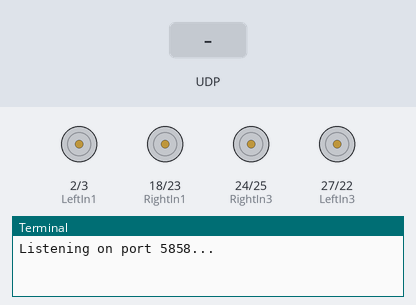
A program run on a simulated Raspberry Pi (BCM pin numbers). Parts: motor-driver pin pairs drawn as motors (green arrow = first pin HIGH = forward, orange = second pin HIGH = backward, longer = more drive), the last lines printed to the terminal. The inputs (shaded band) are chosen by the test bench.

Above: at 1.2 s.
1.3 s: UDP packet "car:left" arrives
At 2.4 s:
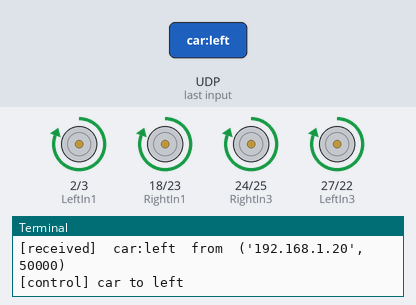
2.8 s: UDP packet "car:right" arrives
At 3.6 s:
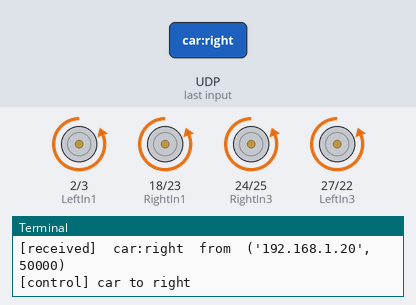
4.3 s: UDP packet "car:forward" arrives
At 4.7 s:
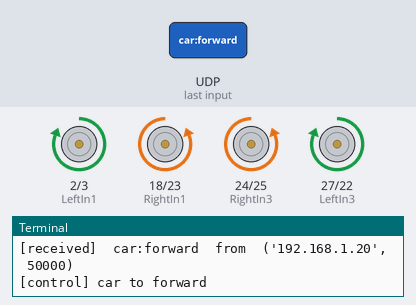
5.8 s: UDP packet "car:back" arrives
At 7.1 s:
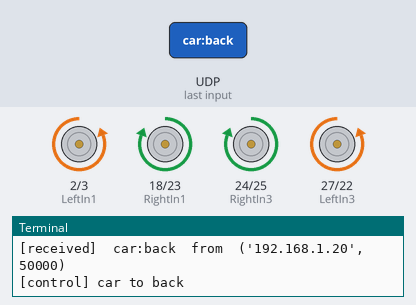
Timing chart, 0 to 8.3 s (numbered marks = the images above; inputs shaded):
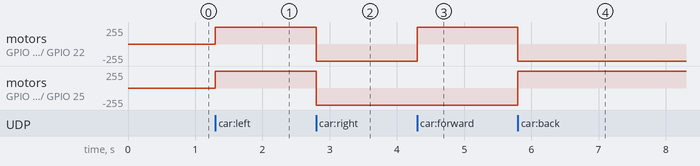

The program:

main.py
```python
#!/usr/bin/env python
# -*- coding:UTF-8 -*-

######################################################################################
##
##  Copyright (c) 2009-2016, Olive Software.
##  All rights reserved.
##  Redistribution and use in source and binary forms, with or without
##  modification, are permitted provided that the following conditions are met:
##
##     * Redistributions of source code must retain the above copyright
##       notice, this list of conditions and the following disclaimer.
##     * Redistributions in binary form must reproduce the above copyright
##       notice, this list of conditions and the following disclaimer in the
##       documentation and/or other materials provided with the distribution.
##     * Neither the name of the Olive nor the
##       names of its contributors may be used to endorse or promote products
##       derived from this software without specific prior written permission.
##
##  THIS SOFTWARE IS PROVIDED BY OLIVE AND CONTRIBUTORS "AS IS" AND ANY EXPRESS
##  OR IMPLIED WARRANTIES, INCLUDING, BUT NOT LIMITED TO, THE IMPLIED WARRANTIES
##  OF MERCHANTABILITY AND FITNESS FOR A PARTICULAR PURPOSE ARE DISCLAIMED.
##  IN NO EVENT SHALL OLIVE AND CONTRIBUTORS BE LIABLE FOR ANY DIRECT, INDIRECT,
##  INCIDENTAL, SPECIAL, EXEMPLARY, OR CONSEQUENTIAL DAMAGES (INCLUDING, BUT NOT
##  LIMITED TO, PROCUREMENT OF SUBSTITUTE GOODS OR SERVICES;LOSS OF USE, DATA,
##  OR PROFITS; OR BUSINESS INTERRUPTION) HOWEVER CAUSED AND ON ANY THEORY OF
##  LIABILITY, WHETHER IN CONTRACT, STRICT LIABILITY, OR TORT (INCLUDING
##  NEGLIGENCE OR OTHERWISE) ARISING IN ANY WAY OUT OF THE USE OF THIS SOFTWARE,
##  EVEN IF ADVISED OF THE POSSIBILITY OF SUCH DAMAGE.
##
##  树莓派接受信息，并处理的Main程序
##  2016-5-13 Richard@olive.fm
##
######################################################################################

import socket
import binascii
import pgio_car as car
import raspberry

car.init()
car.stop()

address = ('', 5858)
s = socket.socket(socket.AF_INET, socket.SOCK_DGRAM)
s.bind(address)


print "Listening on port 5858..."
while True:
    data, addr = s.recvfrom(2048)
    if not data:
        print "client has exist"
        break
    print "[received] ",data ," from ",addr

    if(data=="car:left"):
        car.left()
        print "[control] car to left"

    elif(data=="car:right"):
        car.right()
        print "[control] car to right"

    elif(data=="car:forward"):
        car.forward()
        print "[control] car to forward"

    elif(data=="car:back"):
        car.back()
        print "[control] car to back"

    elif(data=="car:stop"):
        car.stop()
        print "[control] car to stop"

    elif(data=="board:cpu_temperature"):
        send_str='board:cpu_temperature='+raspberry.get_cpu_temp()
        s.sendto(send_str,addr)


    elif(data=="board:gpu_temperature"):
        send_str='board:gpu_temperature='+raspberry.get_gpu_temp()
        s.sendto(send_str,addr)
        print "[send] ", send_str, "to", addr

    elif(data=="board:time"):
        send_str='board:time='+raspberry.get_time_now()
        s.sendto(send_str,addr)
        print "[send] ", send_str, "to", addr

    elif(data=="board:ip_info"):
        send_str='board:ip_info='+raspberry.get_ip_info()
        s.sendto(send_str,addr)
        print "[send] ", send_str, "to", addr

    elif(data=="board:mem_info"):
        free,total =raspberry.get_mem_info()
        send_str='board:mem_info='+free+","+total
        s.sendto(send_str,addr)
        print "[send] ", send_str, "to", addr

s.close()
```

pgio_car.py
```python
#!/usr/bin/env python
# -*- coding:UTF-8 -*-

######################################################################################
##
##  Copyright (c) 2009-2016, Olive Software.
##  All rights reserved.
##  Redistribution and use in source and binary forms, with or without
##  modification, are permitted provided that the following conditions are met:
##
##     * Redistributions of source code must retain the above copyright
##       notice, this list of conditions and the following disclaimer.
##     * Redistributions in binary form must reproduce the above copyright
##       notice, this list of conditions and the following disclaimer in the
##       documentation and/or other materials provided with the distribution.
##     * Neither the name of the Olive nor the
##       names of its contributors may be used to endorse or promote products
##       derived from this software without specific prior written permission.
##
##  THIS SOFTWARE IS PROVIDED BY OLIVE AND CONTRIBUTORS "AS IS" AND ANY EXPRESS
##  OR IMPLIED WARRANTIES, INCLUDING, BUT NOT LIMITED TO, THE IMPLIED WARRANTIES
##  OF MERCHANTABILITY AND FITNESS FOR A PARTICULAR PURPOSE ARE DISCLAIMED.
##  IN NO EVENT SHALL OLIVE AND CONTRIBUTORS BE LIABLE FOR ANY DIRECT, INDIRECT,
##  INCIDENTAL, SPECIAL, EXEMPLARY, OR CONSEQUENTIAL DAMAGES (INCLUDING, BUT NOT
##  LIMITED TO, PROCUREMENT OF SUBSTITUTE GOODS OR SERVICES;LOSS OF USE, DATA,
##  OR PROFITS; OR BUSINESS INTERRUPTION) HOWEVER CAUSED AND ON ANY THEORY OF
##  LIABILITY, WHETHER IN CONTRACT, STRICT LIABILITY, OR TORT (INCLUDING
##  NEGLIGENCE OR OTHERWISE) ARISING IN ANY WAY OUT OF THE USE OF THIS SOFTWARE,
##  EVEN IF ADVISED OF THE POSSIBILITY OF SUCH DAMAGE.
##
##  树莓派Car有关的函数
##  2016-5-13 Richard@olive.fm
##
######################################################################################
import RPi.GPIO as GPIO
import time

LeftIn1= 2
LeftIn2= 3
LeftIn3= 27
LeftIn4= 22
RightIn1= 18
RightIn2= 23
RightIn3= 24
RightIn4= 25

def init():
    GPIO.setwarnings(False)
    GPIO.setmode(GPIO.BCM)
    GPIO.setup(LeftIn1,GPIO.OUT)
    GPIO.setup(LeftIn2,GPIO.OUT)
    GPIO.setup(LeftIn3,GPIO.OUT)
    GPIO.setup(LeftIn4,GPIO.OUT)
    GPIO.setup(RightIn1,GPIO.OUT)
    GPIO.setup(RightIn2,GPIO.OUT)
    GPIO.setup(RightIn3,GPIO.OUT)
    GPIO.setup(RightIn4,GPIO.OUT)


def stop():
    GPIO.output(LeftIn1,False)
    GPIO.output(LeftIn2,False)
    GPIO.output(LeftIn3,False)
    GPIO.output(LeftIn4,False)
    GPIO.output(RightIn1,False)
    GPIO.output(RightIn2,False)
    GPIO.output(RightIn3,False)
    GPIO.output(RightIn4,False)

def forward():
    GPIO.output(LeftIn1,True)
    GPIO.output(LeftIn2,False)
    GPIO.output(LeftIn3,True)
    GPIO.output(LeftIn4,False)
    GPIO.output(RightIn1,False)
    GPIO.output(RightIn2,True)
    GPIO.output(RightIn3,False)
    GPIO.output(RightIn4,True)

def back():
    GPIO.output(LeftIn1,False)
    GPIO.output(LeftIn2,True)
    GPIO.output(LeftIn3,False)
    GPIO.output(LeftIn4,True)
    GPIO.output(RightIn1,True)
    GPIO.output(RightIn2,False)
    GPIO.output(RightIn3,True)
    GPIO.output(RightIn4,False)

def right():
    GPIO.output(LeftIn1,False)
    GPIO.output(LeftIn2,True)
    GPIO.output(LeftIn3,False)
    GPIO.output(LeftIn4,True)
    GPIO.output(RightIn1,False)
    GPIO.output(RightIn2,True)
    GPIO.output(RightIn3,False)
    GPIO.output(RightIn4,True)

def left():
    GPIO.output(LeftIn1,True)
    GPIO.output(LeftIn2,False)
    GPIO.output(LeftIn3,True)
    GPIO.output(LeftIn4,False)
    GPIO.output(RightIn1,True)
    GPIO.output(RightIn2,False)
    GPIO.output(RightIn3,True)
    GPIO.output(RightIn4,False)
```

raspberry.py
```python
#!/usr/bin/env python
# -*- coding:UTF-8 -*-

######################################################################################
##
##  Copyright (c) 2009-2016, Olive Software.
##  All rights reserved.
##  Redistribution and use in source and binary forms, with or without
##  modification, are permitted provided that the following conditions are met:
##
##     * Redistributions of source code must retain the above copyright
##       notice, this list of conditions and the following disclaimer.
##     * Redistributions in binary form must reproduce the above copyright
##       notice, this list of conditions and the following disclaimer in the
##       documentation and/or other materials provided with the distribution.
##     * Neither the name of the Olive nor the
##       names of its contributors may be used to endorse or promote products
##       derived from this software without specific prior written permission.
##
##  THIS SOFTWARE IS PROVIDED BY OLIVE AND CONTRIBUTORS "AS IS" AND ANY EXPRESS
##  OR IMPLIED WARRANTIES, INCLUDING, BUT NOT LIMITED TO, THE IMPLIED WARRANTIES
##  OF MERCHANTABILITY AND FITNESS FOR A PARTICULAR PURPOSE ARE DISCLAIMED.
##  IN NO EVENT SHALL OLIVE AND CONTRIBUTORS BE LIABLE FOR ANY DIRECT, INDIRECT,
##  INCIDENTAL, SPECIAL, EXEMPLARY, OR CONSEQUENTIAL DAMAGES (INCLUDING, BUT NOT
##  LIMITED TO, PROCUREMENT OF SUBSTITUTE GOODS OR SERVICES;LOSS OF USE, DATA,
##  OR PROFITS; OR BUSINESS INTERRUPTION) HOWEVER CAUSED AND ON ANY THEORY OF
##  LIABILITY, WHETHER IN CONTRACT, STRICT LIABILITY, OR TORT (INCLUDING
##  NEGLIGENCE OR OTHERWISE) ARISING IN ANY WAY OUT OF THE USE OF THIS SOFTWARE,
##  EVEN IF ADVISED OF THE POSSIBILITY OF SUCH DAMAGE.
##
##  树莓派主板有关的函数
##  2016-5-13 Richard@olive.fm
##
######################################################################################
from datetime import *
import commands

def get_cpu_temp():
    tmp = open('/sys/class/thermal/thermal_zone0/temp')
    cpu = tmp.read()
    tmp.close()
    return '{:.2f}'.format( float(cpu)/1000 ) + ' C'

def get_gpu_temp():
    tmp = commands.getoutput('vcgencmd measure_temp|awk -F= \'{print $2}\'').replace('\'C','')
    gpu = float(tmp)
    return '{:.2f}'.format( gpu ) + ' C'

def get_time_now():
    return datetime.now().strftime('%Y-%m-%d %H:%M:%S')

def get_ip_info():
    return commands.getoutput('ifconfig wlan0|grep inet|awk -Faddr: \'{print $2}\'|awk \'{print $1}\'')

def get_mem_info():
    total= commands.getoutput('free -m|grep Mem:|awk \'{print $2}\'')
    free = commands.getoutput('free -m|grep cache:|awk \'{print $4}\'')
    return free,total
```

Measured:
- after the input at 1.3 s, motor on GPIO 2 (LeftIn1) / GPIO 3 (LeftIn2), motor on GPIO 18 (RightIn1) / GPIO 23 (RightIn2), motor on GPIO 24 (RightIn3) / GPIO 25 (RightIn4), motor on GPIO 27 (LeftIn3) / GPIO 22 (LeftIn4): stopped → forward 255/255 at once
- after the input at 2.8 s, motor on GPIO 2 (LeftIn1) / GPIO 3 (LeftIn2), motor on GPIO 18 (RightIn1) / GPIO 23 (RightIn2), motor on GPIO 24 (RightIn3) / GPIO 25 (RightIn4), motor on GPIO 27 (LeftIn3) / GPIO 22 (LeftIn4): forward 255/255 → backward 255/255 at once
- after the input at 4.3 s, motor on GPIO 2 (LeftIn1) / GPIO 3 (LeftIn2), motor on GPIO 27 (LeftIn3) / GPIO 22 (LeftIn4): backward 255/255 → forward 255/255 at once
- after the input at 5.8 s, motor on GPIO 2 (LeftIn1) / GPIO 3 (LeftIn2), motor on GPIO 27 (LeftIn3) / GPIO 22 (LeftIn4): forward 255/255 → backward 255/255 at once; motor on GPIO 18 (RightIn1) / GPIO 23 (RightIn2), motor on GPIO 24 (RightIn3) / GPIO 25 (RightIn4): backward 255/255 → forward 255/255 at once
